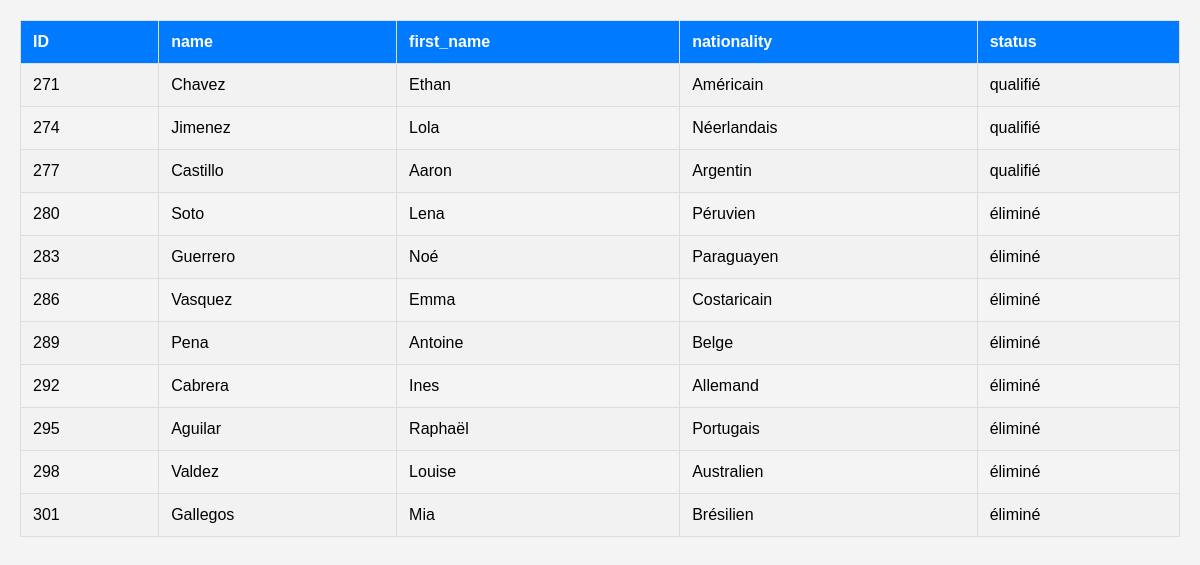
/run2.php, run on the app's committed database.
### tables this page shows
CREATE TABLE `course_athelete` (
  `course_id` bigint(20) UNSIGNED NOT NULL,
  `athelete_id` bigint(20) UNSIGNED NOT NULL,
  `temps` double NOT NULL
);

CREATE TABLE `athelete` (
  `name` varchar(255) NOT NULL,
  `firstname` varchar(255) NOT NULL,
  `email` varchar(255) NOT NULL,
  `password` varchar(255) NOT NULL,
  `id` bigint(20) UNSIGNED NOT NULL,
  `nationality` varchar(20) NOT NULL,
  `distance` int(32) NOT NULL,
  `date_de_naissance` date DEFAULT NULL,
  `penality` varchar(255) DEFAULT NULL,
  `status` varchar(255) DEFAULT 'ATTENTE'
);

### run2.php (the view, shortened to what this page needs)
<!DOCTYPE html>
<html lang="en">
<head>
</head>
<body>
</body>
</html>
<?php
include("sql.php");
$conn = new mysqli($db_server, $db_user, $db_pass, $db_name);
$sql="SELECT * FROM athelete a JOIN course_athelete c ON a.id=c.athelete_id WHERE c.course_id=2;";
$result= $conn->query($sql);
if ($result->num_rows > 0) {
    echo "<table border='1'><tr><th>ID</th><th>name</th><th>first_name</th><th>nationality</th><th>status</th></tr>";
    while ($row = $result->fetch_assoc()) {
        echo "<tr>
                <td>" . htmlspecialchars($row["id"]) . "</td>
                <td>" . htmlspecialchars($row["name"]) . "</td>
                <td>" . htmlspecialchars($row["firstname"]) . "</td>
                <td>" . htmlspecialchars($row["nationality"]) . "</td>
                <td>" . htmlspecialchars($row["status"]) . "</td>
              </tr>";
    }
    echo "</table>";
} else {
    echo "Aucun athlète trouvé.";
}
?>

### run2.php (style rules this page uses)
body { font-family: Arial, sans-serif; background-color: #f4f4f4; margin: 0; padding: 20px; }
table { width: 100%; border-collapse: collapse; margin-bottom: 20px; }
table, th, td { border: 1px solid #ddd; }
th, td { padding: 12px; text-align: left; }
th { background-color: #007BFF; color: white; }
tr:nth-child(even) { background-color: #f2f2f2; }

### data on the page
course_athelete: athelete "271", athelete.name "Chavez", athelete.firstname "Ethan", athelete.nationality "Américain", athelete.status "qualifié"
course_athelete: athelete "274", athelete.name "Jimenez", athelete.firstname "Lola", athelete.nationality "Néerlandais", athelete.status "qualifié"
course_athelete: athelete "277", athelete.name "Castillo", athelete.firstname "Aaron", athelete.nationality "Argentin", athelete.status "qualifié"
course_athelete: athelete "280", athelete.name "Soto", athelete.firstname "Lena", athelete.nationality "Péruvien", athelete.status "éliminé"
course_athelete: athelete "283", athelete.name "Guerrero", athelete.firstname "Noé", athelete.nationality "Paraguayen", athelete.status "éliminé"
course_athelete: athelete "286", athelete.name "Vasquez", athelete.firstname "Emma", athelete.nationality "Costaricain", athelete.status "éliminé"
course_athelete: athelete "289", athelete.name "Pena", athelete.firstname "Antoine", athelete.nationality "Belge", athelete.status "éliminé"
course_athelete: athelete "292", athelete.name "Cabrera", athelete.firstname "Ines", athelete.nationality "Allemand", athelete.status "éliminé"
course_athelete: athelete "295", athelete.name "Aguilar", athelete.firstname "Raphaël", athelete.nationality "Portugais", athelete.status "éliminé"
course_athelete: athelete "298", athelete.name "Valdez", athelete.firstname "Louise", athelete.nationality "Australien", athelete.status "éliminé"
course_athelete: athelete "301", athelete.name "Gallegos", athelete.firstname "Mia", athelete.nationality "Brésilien", athelete.status "éliminé"
